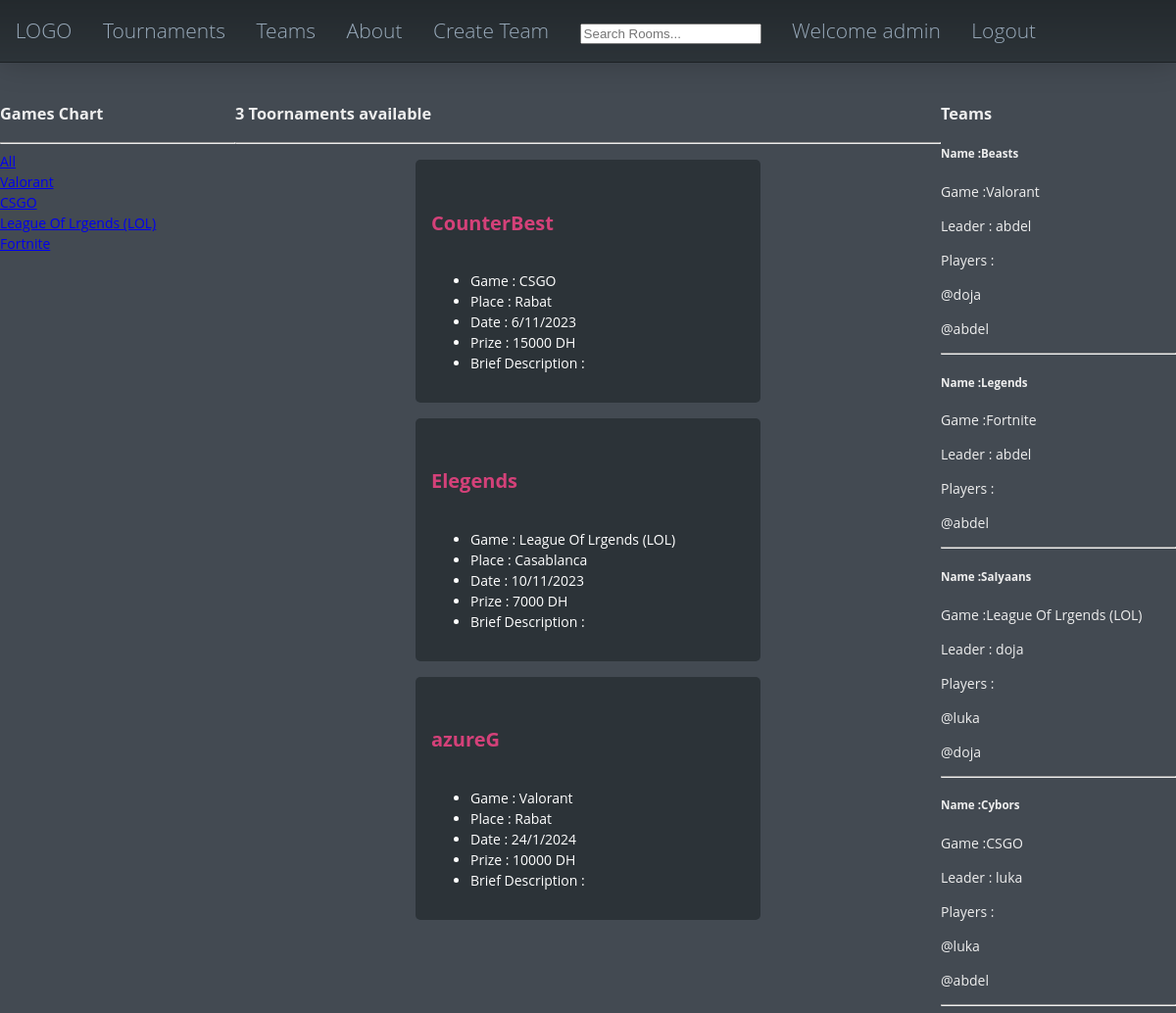
The app's page / (signed in) with its own data.
### base/models.py (models this page shows, shortened)
class Game(models.Model):
    name = models.CharField(max_length=200)
    def __str__(self):
        return self.name

class Toornament(models.Model):
    game = models.ForeignKey(Game,null=True, on_delete=models.SET_NULL)
    name = models.CharField(max_length=200)
    description = models.TextField(null=True, blank=True)
    teams = models.ManyToManyField(
        Team, related_name='teams', blank =True )
    place = models.CharField(max_length=200)
    date_time = models.CharField(max_length=200)
    prize = models.IntegerField()
    updated = models.DateTimeField(auto_now=True)
    created = models.DateTimeField(auto_now_add=True)
    class Meta:
        ordering = ['-updated', '-created']

class Team(models.Model):
    leader = models.ForeignKey(User,null=True, on_delete=models.SET_NULL)
    game = models.ForeignKey(Game,null=True, on_delete=models.SET_NULL)
    code = models.IntegerField()
    name = models.CharField(max_length=200)
    players = models.ManyToManyField(User, related_name='players', blank =True )
    @property
    def players_list(self):
        players = self.players.all()
        return players

### base/views.py (the view)
# urls.py: path('', views.home, name='home' ),
def home(request):
    teams = Team.objects.all()
    toors = Toornament.objects.all()
    games = Game.objects.all()
    toor_count = toors.count()
    context = {'toors': toors, 'games': games, 'toor_count':toor_count, 'teams':teams}
    return render(request, 'base/home.html', context)

### base/templates/base/home.html (shortened to what this page needs)
{% extends 'main.html' %}
{% block content %}
{% include 'nav.html' %}
<div class="container">
<div class="home-container">
    <div>
        <h3> Games Chart</h3>
        <hr>
        <div>
            <a href="{% url 'home' %}">All</a>
        </div>
        {% for game in games %}
            <div>
                <a href="{% url 'home' %}?q={{game.name}}">{{game.name}}</a>
            </div>
        {% endfor %}
    </div>
    <div>
        <h3>{{toor_count}} Toornaments available</h3>
        <hr>
        {% for toor in toors %}
        <div class="toors">
            <a href="{% url 'toornament' toor.id %}" class="toor-link">
                <h5 class="toor-name">{{toor.name}}</h5>
            </a>
                <ul>
                    <li> Game : {{toor.game}}</li>
                    <li>Place : {{toor.place}}</li>
                    <li>Date : {{toor.date_time}}</li>
                    <li>Prize : {{toor.prize}} DH</li>
                    <li>Brief Description :{{toor.description}}</li>
                </ul>
            </div>
        {% endfor %}
     </div>
     <div>
        <h3>Teams</h3>
        {% for team in teams %}
        <div class="teams">
                <h5>Name :{{team.name}}</h5>
                <p>Game :{{team.game}}</p>
                <p>Leader : {{team.leader}}</p>
                <p>Players :{% for player in team.players_list %}
                        <p>@{{player.username}}</p>
                    {% endfor %}
                </p>
            </div>
        <hr>
        {% endfor %}
     </div>
</div>
</div>
{% endblock content %}

### templates/nav.html (shortened to what this page needs)
<header >
    <div class="nav">
        <a href="" class="nav-items">LOGO</a>
    <a href="#" class="nav-items">Tournaments</a>
<a href="#" class="nav-items">Teams</a>
    <a href="#" class="nav-items">About</a>
<a href="{% url 'create-team' %}" class="nav-items">Create Team</a>
<form action="{% url 'home' %}" class="nav-items">
    <input type="text" name="q" placeholder="Search Rooms...">
</form>
{% if request.user.is_authenticated %}
<a href="#" class="nav-items">Welcome {{user.username}}</a>
<a href="{% url 'logout' %}" class="nav-items">Logout</a>
{% else %}
<a href="{% url 'login' %}" class="nav-items">Login</a>
{% endif %}
</div>
</header>

### static/style/main.css (style rules this page uses)
body { background-color: #434a52; color: #eee; font-family: 'Open Sans', sans-serif; font-size: 14px; font-size: 0.875rem; font-weight: 400; height: 100%; line-height: 1.5; margin: 0; min-height: 100vh; }

### templates/nav.html (style rules this page uses)
.nav { display: flex; flex-direction: row; position: relative; background-color: #2c3338; background-image: linear-gradient(to bottom, #0003, transparent); border-bottom: 1px solid #0003; box-shadow: 0 0 32px #0003; font-size: 1.5em; font-weight: 300; }
.nav > .nav-items { color: #9ab; padding: .75em; text-align: center; text-decoration: none; transition: all .5s; }
header { position: fixed; top: 0; left: 0; right: 0; }

### base/templates/base/home.html (style rules this page uses)
.container { margin-top: 88px; }
.home-container { display: grid; grid-template-columns: 1fr 3fr 1fr; }
.toors { border-radius: 5px 5px 5px; background-color:#2c3338 ; margin-left: auto; margin-right: auto; max-width: 320px; max-width: 20rem; width: 90%; margin-top: 1rem; margin-bottom: 1rem; padding : 1rem; color: white; }
.toor-link { text-decoration: none; color: white; }
.toor-name { color: #d44179; font-weight: 700; font-size: 20px; }

### records on screen
Game: name "Valorant"
Game: name "CSGO"
Game: name "League Of Lrgends (LOL)"
Game: name "Fortnite"
Toornament: name "CounterBest", game "CSGO", place "Rabat", date_time "6/11/2023", prize "15000"
Toornament: name "Elegends", game "League Of Lrgends (LOL)", place "Casablanca", date_time "10/11/2023", prize "7000"
Toornament: name "azureG", game "Valorant", place "Rabat", date_time "24/1/2024", prize "10000"
Team: name "Beasts", game "Valorant", leader "abdel"
Team: name "Legends", game "Fortnite", leader "abdel"
Team: name "SaIyaans", game "League Of Lrgends (LOL)", leader "doja"
Team: name "Cybors", game "CSGO", leader "luka"

### other values on screen
{{ user.username }} "admin"
{{ toor_count }} "3"
{{ player.username }} "doja"
{{ player.username }} "abdel"
{{ player.username }} "luka"
